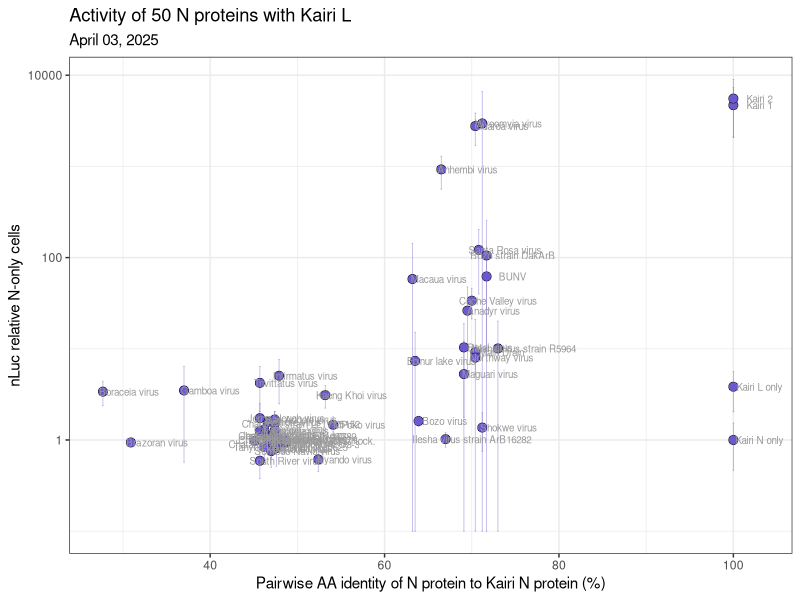
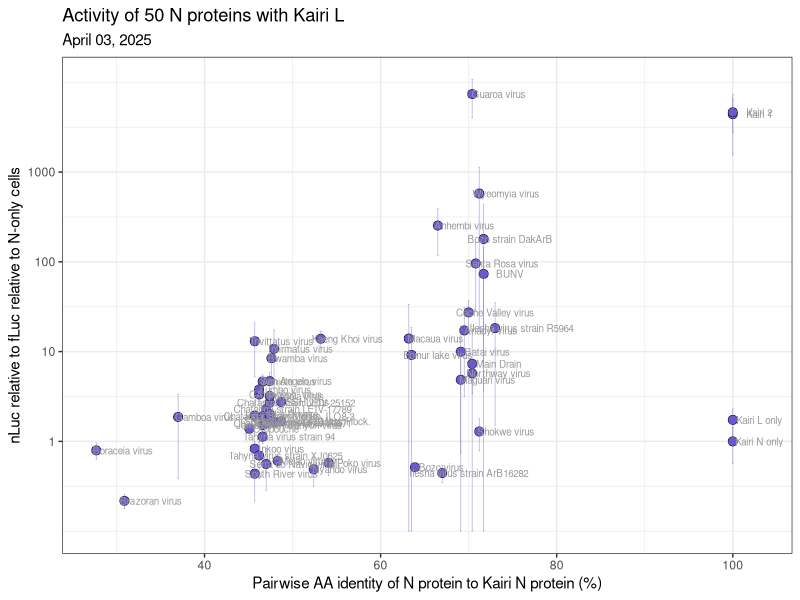
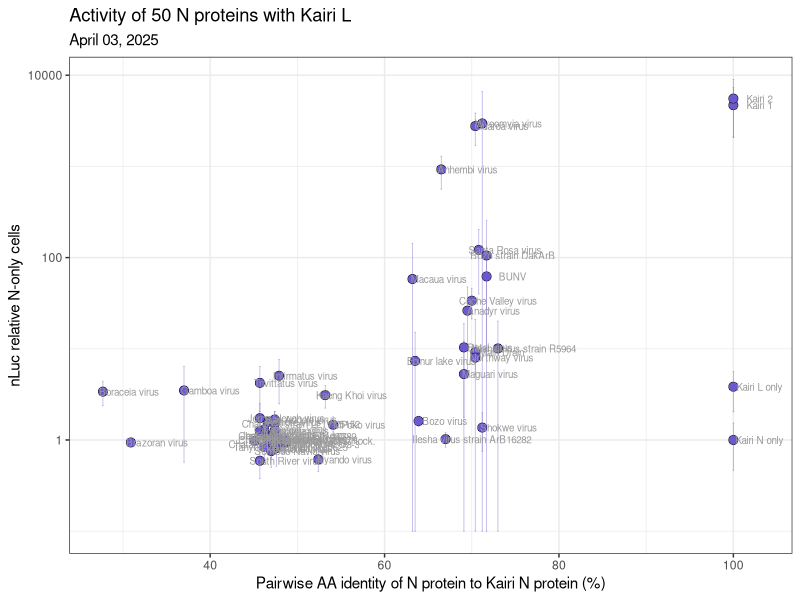
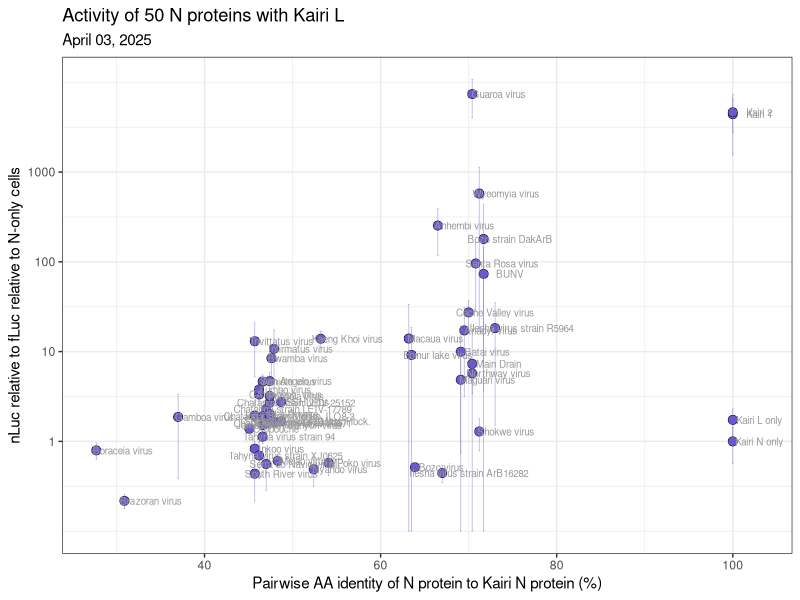

The R script that drew these images, in order:
library(tidyverse)
library(readxl)
library(patchwork)

df <- read_excel("./2025_04_03_KAIRI_50N_exp2_tidy.xlsx")

# remove L-only from the data frame and use N-only instead
# df <- df %>% 
#   filter(!(N == "BUNV L only"))

# calculate nLuc / fLuc
df <- df %>% mutate(nLuc_rel_fLuc = nLuc / fLuc)

# calculate N-only nLuc
df$bg_nLuc          <- df %>% filter(N == "Kairi N only") %>% summarize(bg_nLuc = mean(nLuc)) %>% pull(bg_nLuc)
df$bg_nLuc_rel_fLuc <- df %>% filter(N == "Kairi N only") %>% summarize(bg_nLuc_rel_fLuc = mean(nLuc_rel_fLuc)) %>% pull(bg_nLuc_rel_fLuc)

# normalize to N-only
df <- df %>% mutate(nLuc_rel_bg = nLuc / bg_nLuc,
                    nLuc_rel_fLuc_rel_bg = nLuc_rel_fLuc / bg_nLuc_rel_fLuc)

# ---------------------
# activity vs. distance
# ---------------------

# pairwise % identity between GPCs involved
dist_df <- read_excel("../Orthobunya_metadata.xlsx")

df <- left_join(df, dist_df, by=c("N_pMDS" = "pMDS"))

# calculate averages of normalized luminescence
# use double-normalized luminescence values.  
# That is, normalized to both N-only and fLuc
df_norm_avg <- df %>% 
  group_by (N) %>%
  summarize(mean_lum     = mean(nLuc_rel_bg),
            sd_lum       = sd(nLuc_rel_bg),
            mean_rel_lum = mean(nLuc_rel_fLuc_rel_bg),
            sd_rel_lum   = sd(nLuc_rel_fLuc_rel_bg),
            KAIRI_pct_id  = mean(Pct_ID_KAIRI_N),
            .groups="drop") 

# save dataframe with mean luminescence and mean relative luminescence
write.csv(df_norm_avg, "KAIRI_50N_exp2_normalized_relative_luminescence.csv", row.names = FALSE)

# Set y axis min and max values for cases when std_dev > mean, 
# This way, negative values won't be undefined by the log scale in ggplot
yaxis_min <- 1e-1
yaxis_max <- 1e5


# singly normalized luminescence - to N-only
ggplot(df_norm_avg) +
  geom_point(aes(x=KAIRI_pct_id, y=mean_lum), shape=21, 
             fill="slateblue", color="black", size=3, stroke=0.25) +
  geom_errorbar(aes(x=KAIRI_pct_id, 
                    ymin = ifelse((mean_lum - sd_lum) < yaxis_min, yaxis_min, mean_lum - sd_lum),
                    ymax = ifelse((mean_lum + sd_lum) > yaxis_max, yaxis_max, mean_lum + sd_lum)),
                linewidth=0.25, alpha=0.5, color="slateblue") + 
  geom_text(aes(x=KAIRI_pct_id, y=mean_lum, label=N), 
            size=2.5, color="grey60", 
            nudge_x=3, 
            nudge_y=0, 
            check_overlap = F ) +
  xlab("Pairwise AA identity of N protein to Kairi N protein (%)") +
  ylab("nLuc relative N-only cells") +
  scale_y_log10() +
  theme_bw()  +
  ggtitle("Activity of 50 N proteins with Kairi L", subtitle="April 03, 2025")

# save as PDF
ggsave("2025_04_09_KAIRI_50N_exp2_results_singly_normalized.pdf", units="in", width=10, height=7.5)

# doubly normalized luminescence (normalize to N-only and fLuc)
ggplot(df_norm_avg) +
  geom_point(aes(x=KAIRI_pct_id, y=mean_rel_lum), shape=21, 
             fill="slateblue", color="black", size=3, stroke=0.25) +
  geom_errorbar(aes(x=KAIRI_pct_id, 
                    ymin = ifelse((mean_rel_lum - sd_rel_lum) < yaxis_min, yaxis_min, mean_rel_lum - sd_rel_lum),
                    ymax = ifelse((mean_rel_lum + sd_rel_lum) > yaxis_max, yaxis_max, mean_rel_lum + sd_rel_lum)),
                linewidth=0.25, alpha=0.5, color="slateblue") +
  geom_text(aes(x=KAIRI_pct_id, y=mean_rel_lum, label=N), 
            size=2.5, color="grey60", 
            nudge_x=3, 
            nudge_y=0, 
            check_overlap = F ) +
  xlab("Pairwise AA identity of N protein to Kairi N protein (%)") +
  ylab("nLuc relative to fLuc relative to N-only cells") +
  scale_y_log10(breaks = c(1, 10, 100, 1000)) +
  theme_bw()  +
  ggtitle("Activity of 50 N proteins with Kairi L", subtitle="April 03, 2025")

# save as PDF
ggsave("2025_04_03_KAIRI_exp2_50N_results_doubly_normalized.pdf", units="in", width=10, height=7.5)
